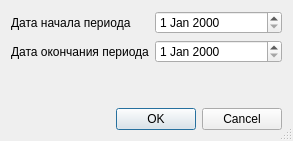
<?xml version="1.0" encoding="UTF-8"?>
<ui version="4.0">
 <class>ReferralForHospitalizationSetupDialog</class>
 <widget class="QDialog" name="ReferralForHospitalizationSetupDialog">
  <property name="windowModality">
   <enum>Qt::ApplicationModal</enum>
  </property>
  <property name="geometry">
   <rect>
    <x>0</x>
    <y>0</y>
    <width>293</width>
    <height>141</height>
   </rect>
  </property>
  <property name="sizePolicy">
   <sizepolicy hsizetype="Preferred" vsizetype="Preferred">
    <horstretch>0</horstretch>
    <verstretch>0</verstretch>
   </sizepolicy>
  </property>
  <property name="windowTitle">
   <string>параметры отчёта</string>
  </property>
  <property name="sizeGripEnabled">
   <bool>true</bool>
  </property>
  <layout class="QFormLayout" name="formLayout">
   <item row="0" column="0">
    <widget class="QLabel" name="lblBegDate">
     <property name="text">
      <string>Дата начала периода</string>
     </property>
    </widget>
   </item>
   <item row="0" column="1">
    <widget class="QDateEdit" name="edtBegDate"/>
   </item>
   <item row="1" column="0">
    <widget class="QLabel" name="lblEndDate">
     <property name="text">
      <string>Дата окончания периода</string>
     </property>
    </widget>
   </item>
   <item row="1" column="1">
    <widget class="QDateEdit" name="edtEndDate"/>
   </item>
   <item row="2" column="1">
    <spacer name="verticalSpacer">
     <property name="orientation">
      <enum>Qt::Vertical</enum>
     </property>
     <property name="sizeHint" stdset="0">
      <size>
       <width>20</width>
       <height>40</height>
      </size>
     </property>
    </spacer>
   </item>
   <item row="3" column="0" colspan="2">
    <widget class="QDialogButtonBox" name="buttonBox">
     <property name="orientation">
      <enum>Qt::Horizontal</enum>
     </property>
     <property name="standardButtons">
      <set>QDialogButtonBox::Cancel|QDialogButtonBox::Ok</set>
     </property>
    </widget>
   </item>
  </layout>
 </widget>
 <resources/>
 <connections>
  <connection>
   <sender>buttonBox</sender>
   <signal>accepted()</signal>
   <receiver>ReferralForHospitalizationSetupDialog</receiver>
   <slot>accept()</slot>
   <hints>
    <hint type="sourcelabel">
     <x>132</x>
     <y>650</y>
    </hint>
    <hint type="destinationlabel">
     <x>65</x>
     <y>418</y>
    </hint>
   </hints>
  </connection>
  <connection>
   <sender>buttonBox</sender>
   <signal>rejected()</signal>
   <receiver>ReferralForHospitalizationSetupDialog</receiver>
   <slot>reject()</slot>
   <hints>
    <hint type="sourcelabel">
     <x>245</x>
     <y>650</y>
    </hint>
    <hint type="destinationlabel">
     <x>267</x>
     <y>420</y>
    </hint>
   </hints>
  </connection>
 </connections>
</ui>
